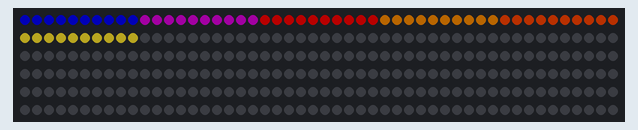
This sketch was run on a simulated Arduino Uno, built with avr-gcc and run on an emulated ATmega328P. Shown: 300 RGB LEDs in strip order, left to right, continuing on the next row. Dim RGB values are drawn brighter than linear; what the sketch prints to the serial monitor is not drawn.

Above: at 0.2 s.

The sketch:

onrobotlights.ino
```cpp
// Import the FastLED library so we can use it to control the lights.
#include "FastLED.h"

// Specify which digital IO port the data wire from the LED strip
// will be connected to.
#define LED_PIN  2

// Specify how many LEDs on the strip will be controlled.
#define NUM_LEDS 300
#define section_one 10
#define section_two 20
#define section_three 30
#define section_four 40
#define section_five 50
#define section_six 60


// Create a variable that will store the colors for the LEDs.
CRGB leds[NUM_LEDS];

int g_PowerLimit = 100;  //no go 12000

void setup() {
  // Tell the FastLED library:
  //   * WS2812B - which type of LEDs will be controlled
  //   * LED_PIN - which pin to send out the data signal
  //   * RGB - the color order. It differs by type of LED strip
  //           and could be RGB, RBG, BRG, GBR, ...
  //   * leds - the variable that is storing all the colors
  //   * NUM_LEDS - the number of LEDs to control
 Serial.begin(115200);
 Serial.print(" reached led show ");

  FastLED.addLeds<WS2812B, LED_PIN, GRB>(leds, NUM_LEDS);

  // clear all pixel data
  FastLED.clear(true);

  // Set the light brightness from 0-255.  If too bright, you
  // can permanently damage the arduino, so use a small number to start.
  FastLED.setBrightness(170);
  //FastLED.setMaxPowerInMilliWatts(g_PowerLimit);
FastLED.setMaxPowerInVoltsAndMilliamps(5, 400);
}

void loop() {
  EVERY_N_MILLISECONDS(100) {
    bluewash();
    //moving();
    abc();
    off();
    //movingtwo();
    four();
    five();
    six();
  }

   FastLED.show();
//   delay(500);
//   FastLED.show(false);
}
void bluewash() {
 for (int i = 0; i < section_one; i++) {
    leds[i] = CRGB::Blue;
  }
}

//void moving() {
//
//  int static pos = 1;
//  int static direction = 1;
//
//
//
//  if (pos == NUM_LEDS-3) {
//    direction = -1;
//  } else if (pos == 0) {
//    direction = 1;
//
//
//    }
//  }
//  pos += direction; {
//  leds[pos] = CRGB::Blue;
// }
//
//void movingtwo() {
// int static pos1 = 1;
//  int static direction1 = 1; {
//
//}else if (pos1 == 177) {
//      direction1 = -1;
//
//      pos1 += direction1;
//      leds[pos] = CRGB::red

void abc() {

 for (int i = 10; i < section_two; i++) {
   leds[i] = CRGB::Purple;


  }
}

void off() {

for (int i = 20; i < section_three; i++) {
leds[i] = CRGB::Red;
  }
}

void four() {

for (int i = 30; i < section_four; i++) {
leds[i] = CRGB::DarkOrange;
  }
}

void five() {

for (int i = 40; i < section_five; i++) {
leds[i] = CRGB::OrangeRed;
  }
}

void six() {

for (int i = 50; i < section_six; i++) {
leds[i] = CRGB::FairyLight;
  }
}
```
